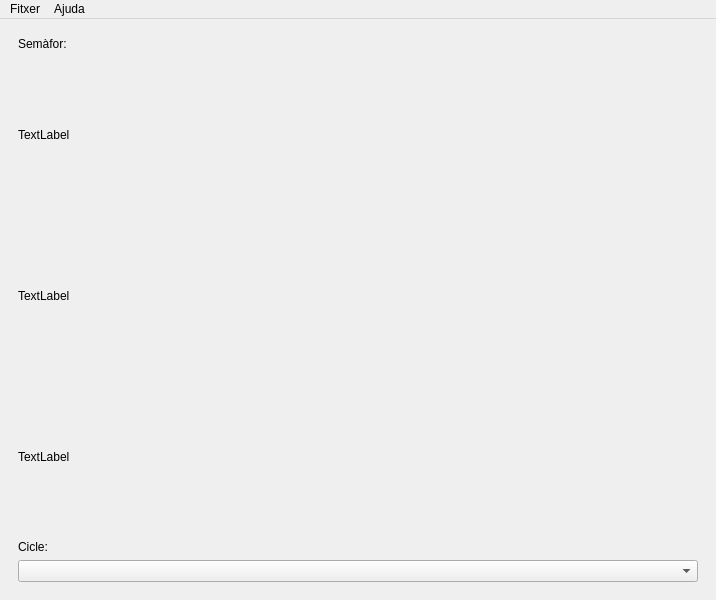
<?xml version="1.0" encoding="UTF-8"?>
<ui version="4.0">
    <class>MainWindow</class>
    <widget class="QMainWindow" name="MainWindow">
        <property name="geometry">
            <rect>
                <x>0</x>
                <y>0</y>
                <width>716</width>
                <height>600</height>
            </rect>
        </property>
        <property name="windowTitle">
            <string>MainWindow</string>
        </property>
        <widget class="QWidget" name="centralwidget">
            <layout class="QVBoxLayout" name="verticalLayout_4">
                <item>
                    <widget class="QStackedWidget" name="stackedWidget">
                        <property name="currentIndex">
                            <number>0</number>
                        </property>
                        <widget class="QWidget" name="pg_semafor">
                            <layout class="QVBoxLayout" name="verticalLayout_3">
                                <item>
                                    <widget class="QLabel" name="lb_semafor">
                                        <property name="sizePolicy">
                                            <sizepolicy hsizetype="Preferred" vsizetype="Fixed">
                                                <horstretch>0</horstretch>
                                                <verstretch>0</verstretch>
                                            </sizepolicy>
                                        </property>
                                        <property name="text">
                                            <string>Semàfor:</string>
                                        </property>
                                    </widget>
                                </item>
                                <item>
                                    <widget class="QLabel" name="lb_vermell">
                                        <property name="text">
                                            <string>TextLabel</string>
                                        </property>
                                    </widget>
                                </item>
                                <item>
                                    <widget class="QLabel" name="lb_groc">
                                        <property name="text">
                                            <string>TextLabel</string>
                                        </property>
                                    </widget>
                                </item>
                                <item>
                                    <widget class="QLabel" name="lb_verd">
                                        <property name="text">
                                            <string>TextLabel</string>
                                        </property>
                                    </widget>
                                </item>
                                <item>
                                    <widget class="QLabel" name="lb_cicle">
                                        <property name="sizePolicy">
                                            <sizepolicy hsizetype="Preferred" vsizetype="Fixed">
                                                <horstretch>0</horstretch>
                                                <verstretch>0</verstretch>
                                            </sizepolicy>
                                        </property>
                                        <property name="text">
                                            <string>Cicle:</string>
                                        </property>
                                    </widget>
                                </item>
                                <item>
                                    <widget class="QComboBox" name="cb_cicle" />
                                </item>
                            </layout>
                        </widget>
                        <widget class="QWidget" name="pg_configurar">
                            <layout class="QVBoxLayout" name="verticalLayout_2">
                                <item>
                                    <widget class="QLabel" name="lb_velocitat">
                                        <property name="sizePolicy">
                                            <sizepolicy hsizetype="Preferred" vsizetype="Fixed">
                                                <horstretch>0</horstretch>
                                                <verstretch>0</verstretch>
                                            </sizepolicy>
                                        </property>
                                        <property name="text">
                                            <string>Velocitat:</string>
                                        </property>
                                    </widget>
                                </item>
                                <item>
                                    <widget class="QDial" name="dial" />
                                </item>
                                <item>
                                    <widget class="QPushButton" name="bt_ok1">
                                        <property name="text">
                                            <string>Ok</string>
                                        </property>
                                    </widget>
                                </item>
                            </layout>
                        </widget>
                        <widget class="QWidget" name="pg_quant_a">
                            <layout class="QVBoxLayout" name="verticalLayout">
                                <item>
                                    <widget class="QLabel" name="lb_quant_a">
                                        <property name="text">
                                            <string>&lt;html&gt;&lt;head/&gt;&lt;body&gt;&lt;p align=&quot;center&quot;&gt;&lt;span style=&quot; font-weight:700;&quot;&gt;Semàfors&lt;/span&gt;&lt;/p&gt;&lt;p align=&quot;center&quot;&gt;&lt;br/&gt;&lt;/p&gt;&lt;p align=&quot;center&quot;&gt;Visualització de cicles&lt;/p&gt;&lt;p align=&quot;center&quot;&gt;semafòrics&lt;/p&gt;&lt;p align=&quot;center&quot;&gt;&lt;br/&gt;&lt;/p&gt;&lt;p align=&quot;center&quot;&gt;2022. Insitut&lt;/p&gt;&lt;p align=&quot;center&quot;&gt;Marianao&lt;/p&gt;&lt;/body&gt;&lt;/html&gt;</string>
                                        </property>
                                    </widget>
                                </item>
                                <item>
                                    <widget class="QPushButton" name="bt_ok2">
                                        <property name="text">
                                            <string>Ok</string>
                                        </property>
                                    </widget>
                                </item>
                            </layout>
                        </widget>
                    </widget>
                </item>
            </layout>
        </widget>
        <widget class="QMenuBar" name="menubar">
            <property name="geometry">
                <rect>
                    <x>0</x>
                    <y>0</y>
                    <width>716</width>
                    <height>21</height>
                </rect>
            </property>
            <widget class="QMenu" name="menuFitxer">
                <property name="title">
                    <string>Fitxer</string>
                </property>
                <addaction name="ac_configurar" />
                <addaction name="ac_sortir" />
            </widget>
            <widget class="QMenu" name="menuAjuda">
                <property name="title">
                    <string>Ajuda</string>
                </property>
                <addaction name="ac_quant_a" />
            </widget>
            <addaction name="menuFitxer" />
            <addaction name="menuAjuda" />
        </widget>
        <action name="ac_configurar">
            <property name="text">
                <string>Configurar</string>
            </property>
        </action>
        <action name="ac_sortir">
            <property name="text">
                <string>Sortir</string>
            </property>
        </action>
        <action name="ac_quant_a">
            <property name="text">
                <string>Quant a</string>
            </property>
        </action>
    </widget>
    <resources />
    <connections />
</ui>
